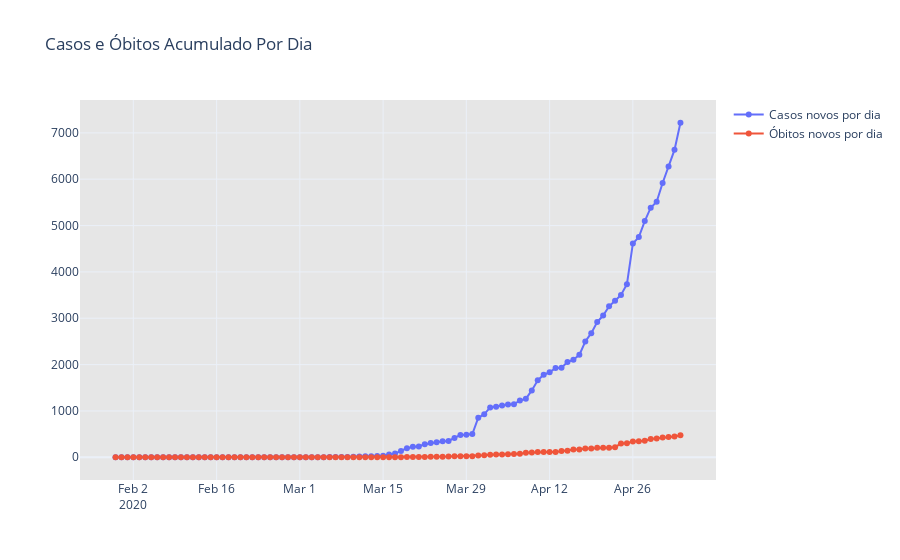

This figure's notebook cell:
### Code cell
fig = go.Figure(
    [
        go.Scatter(x = dados.data, y = casosNovos['casosNovos'], mode = 'markers+lines', name="Casos novos por dia"),
        go.Scatter(x = dados.data, y = obitosNovos['obitosNovos'], mode = 'markers+lines', name="Óbitos novos por dia"),
       
    ]
)


fig.update_layout(title='Casos e Óbitos Acumulado Por Dia',
                   plot_bgcolor='rgb(230, 230,230)',
                   showlegend=True, template="plotly_white")

fig.show()
plotly.offline.plot(fig, filename='HTML/NovosCasosObitosAcumuladoBrasilDia.html', auto_open=False)

### Figure 1 — Plotly figure (JSON) as saved in the notebook; plotly's stock layout.template omitted (floating-point values rounded to 4 significant figures; data arrays with more than 128 entries replaced by an {"elided": "..."} marker saying what was removed)
{"data": [{"mode": "markers+lines", "name": "Casos novos por dia", "type": "scatter", "x": {"elided": "2592 str values"}, "y": [0, 0, 0, 0, 0, 0, 0, 0, 0, 0, 0, 0, 0, 0, 0, 0, 0, 0, 0, 0, 0, 0, 0, 0, 0, 0, 0, 0, 0, 0, 0, 0, 0, 1, 1, 1, 4, 6, 6, 6, 9, 18, 21, 23, 25, 34, 57, 79, 137, 193, 224, 232, 283, 310, 323, 345, 353, 418, 482, 486, 502, 852, 926, 1076, 1089, 1117, 1138, 1146, 1222, 1261, 1442, 1661, 1781, 1832, 1927, 1930, 2055, 2105, 2210, 2498, 2678, 2917, 3058, 3257, 3379, 3503, 3735, 4613, 4751, 5097, 5385, 5514, 5919, 6276, 6633, 7218]}, {"mode": "markers+lines", "name": "Óbitos novos por dia", "type": "scatter", "x": {"elided": "2592 str values"}, "y": [0, 0, 0, 0, 0, 0, 0, 0, 0, 0, 0, 0, 0, 0, 0, 0, 0, 0, 0, 0, 0, 0, 0, 0, 0, 0, 0, 0, 0, 0, 0, 0, 0, 0, 0, 0, 0, 0, 0, 0, 0, 0, 0, 0, 0, 0, 0, 1, 2, 3, 5, 7, 7, 9, 11, 12, 15, 20, 22, 22, 23, 40, 42, 54, 58, 60, 67, 68, 73, 99, 105, 113, 114, 115, 115, 133, 141, 165, 166, 188, 189, 204, 204, 206, 217, 296, 301, 338, 346, 357, 395, 407, 428, 435, 449, 474]}], "layout": {"plot_bgcolor": "rgb(230, 230,230)", "showlegend": true, "title": {"text": "Casos e Óbitos Acumulado Por Dia"}}}
